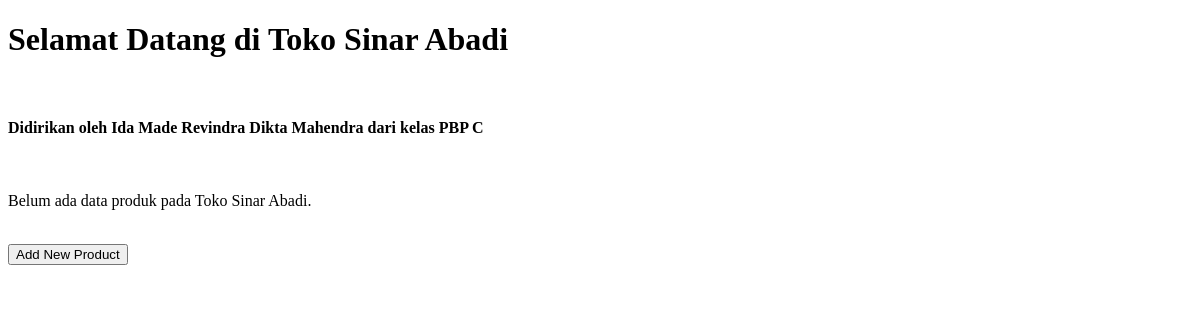
The app's page /, older data.
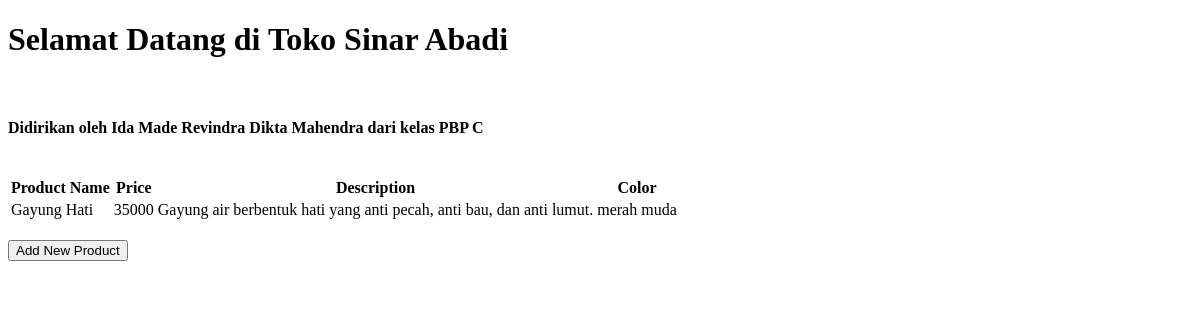
The same page, newer data.
### main/models.py (models this page shows)
class Product(models.Model):
    name = models.CharField(max_length=255)
    price = models.IntegerField()
    description = models.TextField()
    color = models.CharField(max_length=255)

### main/views.py (the view)
# urls.py: path('', show_main, name='show_main'),
def show_main(request):
    store_products = Product.objects.all()
    context = {
        'company' : 'Toko Sinar Abadi',
        'owner_name': 'Ida Made Revindra Dikta Mahendra',
        'owner_class': 'kelas PBP C',
        'store_products': store_products
    }
    return render(request, "main.html", context)

### main/templates/main.html (shortened to what this page needs)
{% extends 'base.html' %}
{% block content %}
<h1>Selamat Datang di {{ company }}</h1>
<br>
<h4>Didirikan oleh {{ owner_name }} dari {{ owner_class }}</h4>
<br>
{% if not store_products %}
<p>Belum ada data produk pada Toko Sinar Abadi.</p>
{% else %}
<table>
    <tr>
        <th>Product Name</th>
        <th>Price</th>
        <th>Description</th>
        <th>Color</th>
    </tr>
    {% for product in store_products %}
    <tr>
        <td>{{product.name}}</td>
        <td>{{product.price}}</td>
        <td>{{product.description}}</td>
        <td>{{product.color}}</td>
    </tr>
    {% endfor %}
</table>
{% endif %}
<br />
<a href="{% url 'main:create_product' %}">
    <button>Add New Product</button>
</a>
{% endblock content %}

Row changes from the older to the newer data that the page shows:
added Product: name "Gayung Hati", price "35000", description "Gayung air berbentuk hati yang anti pecah, anti bau, dan anti lumut.", color "merah muda"
Text that changed along with them:
text no longer shown: "Belum ada data produk pada Toko Sinar Abadi."
text now shown: "Product Name Price Description Color"
